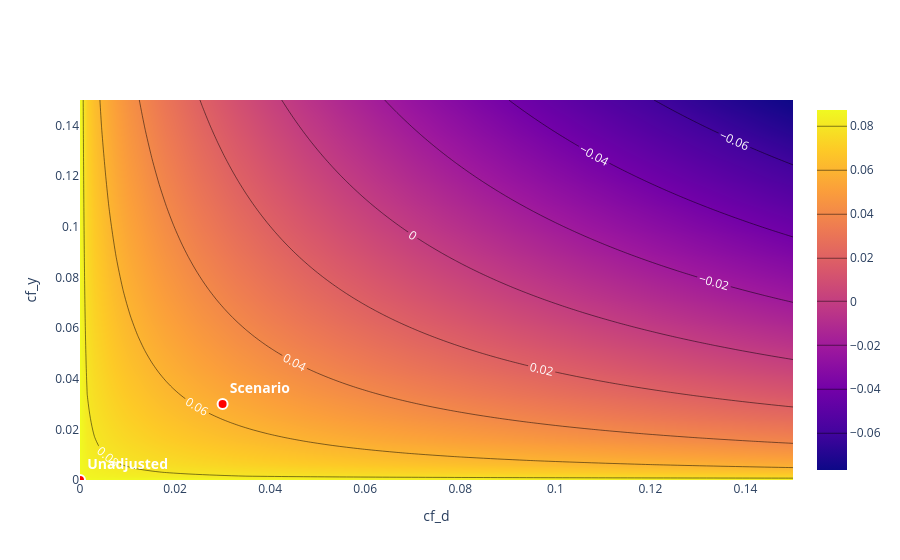

The cell this chart's notebook holds for it:
### Code cell
dml_model = run_doubleml_analysis(X, Y, T, feature_names)
